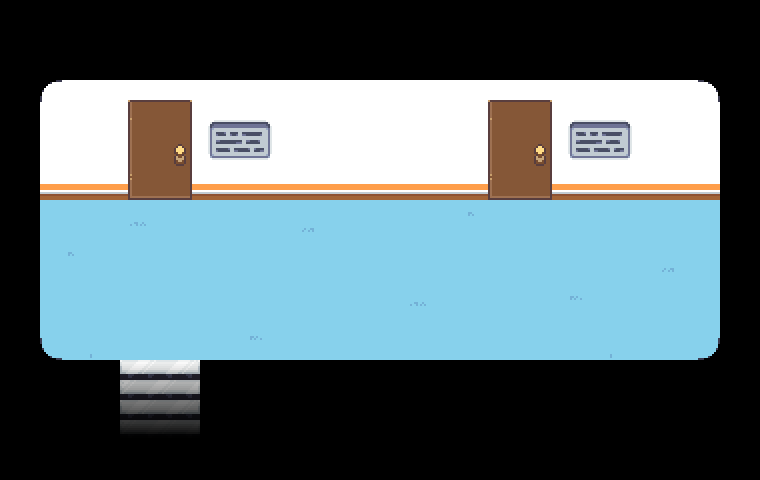

The image is a tile-based game level rendered from a .tmx file. Its description and complete source (layers, tilesets, objects, tile grids) follow:
An orthogonal 19x12 tile map with 40x40 px tiles, 5 tile layers (tiles, a, decals, c, ...), 3 tilesets and 17 objects (5x interactable, 3x npc, floormirror, entry, spawn, ...).

<map version="1.11" tiledversion="1.12.2" orientation="orthogonal" renderorder="right-down" width="19" height="12" tilewidth="40" tileheight="40" infinite="0" nextlayerid="13" nextobjectid="80">
 <editorsettings>
  <export target="chloeUpstairs.lua" format="lua" />
 </editorsettings>
 <properties>
  <property name="light" type="bool" value="true" />
  <property name="music" value="chloe" />
 </properties>
 <tileset firstgid="1" source="../../tilesets/mall.tsx" />
 <tileset firstgid="57" source="../../tilesets/mall_doors.tsx" />
 <tileset firstgid="145" source="../../tilesets/chloe_room.tsx" />
 <layer id="7" name="tiles" width="19" height="12">
  <data encoding="csv">
0,0,0,0,0,0,0,0,0,0,0,0,0,0,0,0,0,0,0,
0,0,0,0,0,0,0,0,0,0,0,0,0,0,0,0,0,0,0,
0,20,20,20,20,20,20,20,20,20,20,20,20,20,20,20,20,20,0,
0,27,27,27,27,27,27,27,27,27,27,27,27,27,27,27,27,27,0,
0,34,34,34,34,34,34,34,34,34,34,34,34,34,34,34,34,34,0,
0,43,43,50,43,43,43,45,43,43,43,51,43,43,43,43,43,43,0,
0,51,43,43,43,43,43,43,43,43,43,43,43,43,43,43,45,43,0,
0,43,43,43,43,43,43,43,43,43,50,43,43,43,44,43,43,43,0,
0,43,52,43,43,43,44,43,43,43,43,43,43,43,43,52,43,43,0,
0,0,0,56,56,0,0,0,0,0,0,0,0,0,0,0,0,0,0,
0,0,0,56,56,0,0,0,0,0,0,0,0,0,0,0,0,0,0,
0,0,0,0,0,0,0,0,0,0,0,0,0,0,0,0,0,0,0
</data>
 </layer>
 <layer id="10" name="a" width="19" height="12">
  <data encoding="csv">
0,0,0,0,0,0,0,0,0,0,0,0,0,0,0,0,0,0,0,
0,0,0,0,0,0,0,0,0,0,0,0,0,0,0,0,0,0,0,
0,0,0,90,91,0,0,0,0,0,0,0,90,91,0,0,0,0,0,
0,0,0,101,102,123,124,0,0,0,0,0,101,102,123,124,0,0,0,
0,0,0,112,113,0,0,0,0,0,0,0,112,113,0,0,0,0,0,
0,0,0,0,0,0,0,0,0,0,0,0,0,0,0,0,0,0,0,
0,0,0,0,0,0,0,0,0,0,0,0,0,0,0,0,0,0,0,
0,0,0,0,0,0,0,0,0,0,0,0,0,0,0,0,0,0,0,
0,0,0,0,0,0,0,0,0,0,0,0,0,0,0,0,0,0,0,
0,0,0,22,24,0,0,0,0,0,0,0,0,0,0,0,0,0,0,
0,0,0,22,24,0,0,0,0,0,0,0,0,0,0,0,0,0,0,
0,0,0,0,0,0,0,0,0,0,0,0,0,0,0,0,0,0,0
</data>
 </layer>
 <objectgroup id="8" name="floormirror" class="objects" visible="0" locked="1">
  <object id="66" name="floormirror" x="120" y="360" width="80" height="80" />
 </objectgroup>
 <layer id="9" name="decals" width="19" height="12">
  <data encoding="csv">
0,0,0,0,0,0,0,0,0,0,0,0,0,0,0,0,0,0,0,
0,0,0,0,0,0,0,0,0,0,0,0,0,0,0,0,0,0,0,
0,4,0,0,0,0,0,0,0,0,0,0,0,0,0,0,0,2147483652,0,
0,0,0,0,0,0,0,0,0,0,0,0,0,0,0,0,0,0,0,
0,0,0,0,0,0,0,0,0,0,0,0,0,0,0,0,0,0,0,
0,0,0,0,0,0,0,0,0,0,0,0,0,0,0,0,0,0,0,
0,0,0,0,0,0,0,0,0,0,0,0,0,0,0,0,0,0,0,
0,0,0,0,0,0,0,0,0,0,0,0,0,0,0,0,0,0,0,
0,1073741828,0,0,0,0,0,0,0,0,0,0,0,0,0,0,0,3221225476,0,
0,0,0,1073741837,1073741837,0,0,0,0,0,0,0,0,0,0,0,0,0,0,
0,0,0,1073741830,1073741830,0,0,0,0,0,0,0,0,0,0,0,0,0,0,
0,0,0,0,0,0,0,0,0,0,0,0,0,0,0,0,0,0,0
</data>
 </layer>
 <layer id="12" name="c" width="19" height="12">
  <data encoding="csv">
0,0,0,0,0,0,0,0,0,0,0,0,0,0,0,0,0,0,0,
0,0,0,0,0,0,0,0,0,0,0,0,0,0,0,0,0,0,0,
0,0,0,0,0,0,0,0,0,0,0,0,0,0,0,0,0,0,0,
0,0,0,0,0,0,0,0,0,0,0,0,0,0,0,0,0,0,0,
0,0,0,0,0,0,0,0,0,0,0,0,0,0,0,0,0,0,0,
0,0,0,0,0,0,0,0,0,0,0,0,0,0,0,0,0,0,0,
0,0,0,0,0,0,0,0,0,0,0,0,0,0,0,0,0,0,0,
0,0,0,0,0,0,0,0,0,0,0,0,0,0,0,0,0,0,0,
0,0,0,0,0,0,0,0,0,0,0,0,0,0,0,0,0,0,0,
0,0,0,0,0,0,0,0,0,0,0,0,0,0,0,0,0,0,0,
0,0,0,0,0,0,0,0,0,0,0,0,0,0,0,0,0,0,0,
0,0,0,0,0,0,0,0,0,0,0,0,0,0,0,0,0,0,0
</data>
 </layer>
 <objectgroup color="#0000ff" id="3" name="collision">
  <object id="61" x="40" y="160" width="680" height="40" />
  <object id="62" x="720" y="200" width="40" height="160" />
  <object id="63" x="200" y="360" width="520" height="40" />
  <object id="64" x="40" y="360" width="80" height="40" />
  <object id="65" x="0" y="200" width="40" height="160" />
 </objectgroup>
 <objectgroup color="#7f00ff" id="5" name="markers">
  <object id="69" name="entry" x="160" y="360">
   <point />
  </object>
  <object id="70" name="spawn" x="160" y="280">
   <point />
  </object>
 </objectgroup>
 <objectgroup color="#ff00ff" id="6" name="objects">
  <object id="67" name="transition" x="120" y="400" width="80" height="40">
   <properties>
    <property name="map" value="mall/chloeEntrance" />
    <property name="marker" value="top" />
   </properties>
  </object>
  <object id="71" name="interactable" x="120" y="160" width="80" height="40">
   <properties>
    <property name="text1_1" value="* (It's locked.)" />
   </properties>
  </object>
  <object id="72" name="interactable" x="200" y="160" width="80" height="40">
   <properties>
    <property name="text1_1" value="* (&quot;Bedroom.&quot;)" />
   </properties>
  </object>
  <object id="73" name="interactable" x="480" y="160" width="80" height="40">
   <properties>
    <property name="text1" value="* (It's locked.)" />
   </properties>
  </object>
  <object id="74" name="interactable" x="560" y="160" width="80" height="40">
   <properties>
    <property name="text1_1" value="* (&quot;Guest Room. [wait:5]Currently closed for renovations.&quot;)" />
   </properties>
  </object>
  <object id="75" name="npc" x="680" y="200" width="40" height="40">
   <properties>
    <property name="actor" value="plant" />
    <property name="cutscene" value="generic.plant" />
   </properties>
  </object>
  <object id="76" name="npc" x="320" y="200" width="40" height="40">
   <properties>
    <property name="actor" value="plant" />
    <property name="cutscene" value="generic.plant" />
   </properties>
  </object>
  <object id="77" name="npc" x="40" y="200" width="40" height="40">
   <properties>
    <property name="actor" value="plant" />
    <property name="cutscene" value="generic.plant" />
   </properties>
  </object>
  <object id="78" name="interactable" x="560" y="360" width="80" height="40">
   <properties>
    <property name="text1">* (There's a bathroom here.)[wait:10]
* (It's also locked.)</property>
   </properties>
  </object>
 </objectgroup>
 <layer id="11" name="b" width="19" height="12">
  <data encoding="csv">
0,0,0,0,0,0,0,0,0,0,0,0,0,0,0,0,0,0,0,
0,0,0,0,0,0,0,0,0,0,0,0,0,0,0,0,0,0,0,
0,0,0,0,0,0,0,0,0,0,0,0,0,0,0,0,0,0,0,
0,0,0,0,0,0,0,0,0,0,0,0,0,0,0,0,0,0,0,
0,0,0,0,0,0,0,0,0,0,0,0,0,0,0,0,0,0,0,
0,0,0,0,0,0,0,0,0,0,0,0,0,0,0,0,0,0,0,
0,0,0,0,0,0,0,0,0,0,0,0,0,0,0,0,0,0,0,
0,0,0,0,0,0,0,0,0,0,0,0,0,0,0,0,0,0,0,
0,0,0,0,0,0,0,0,0,0,0,0,0,0,0,0,0,0,0,
0,0,0,0,0,0,0,0,0,0,0,0,0,0,0,0,0,0,0,
0,0,0,0,0,0,0,0,0,0,0,0,0,0,0,0,0,0,0,
0,0,0,0,0,0,0,0,0,0,0,0,0,0,0,0,0,0,0
</data>
 </layer>
</map>
